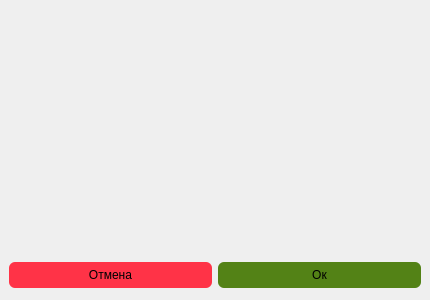
<?xml version="1.0" encoding="UTF-8"?>
<ui version="4.0">
 <class>Dialog</class>
 <widget class="QDialog" name="Dialog">
  <property name="geometry">
   <rect>
    <x>0</x>
    <y>0</y>
    <width>430</width>
    <height>300</height>
   </rect>
  </property>
  <property name="minimumSize">
   <size>
    <width>430</width>
    <height>300</height>
   </size>
  </property>
  <property name="maximumSize">
   <size>
    <width>430</width>
    <height>300</height>
   </size>
  </property>
  <property name="windowTitle">
   <string>Dialog</string>
  </property>
  <layout class="QVBoxLayout" name="verticalLayout">
   <property name="spacing">
    <number>0</number>
   </property>
   <property name="leftMargin">
    <number>0</number>
   </property>
   <property name="topMargin">
    <number>0</number>
   </property>
   <property name="rightMargin">
    <number>0</number>
   </property>
   <property name="bottomMargin">
    <number>0</number>
   </property>
   <item>
    <widget class="QFrame" name="frame">
     <property name="styleSheet">
      <string notr="true">border:none;</string>
     </property>
     <property name="frameShape">
      <enum>QFrame::Shape::StyledPanel</enum>
     </property>
     <property name="frameShadow">
      <enum>QFrame::Shadow::Raised</enum>
     </property>
     <layout class="QVBoxLayout" name="verticalLayout_2">
      <property name="spacing">
       <number>0</number>
      </property>
      <property name="leftMargin">
       <number>0</number>
      </property>
      <property name="topMargin">
       <number>0</number>
      </property>
      <property name="rightMargin">
       <number>0</number>
      </property>
      <property name="bottomMargin">
       <number>0</number>
      </property>
      <item>
       <widget class="QFrame" name="frame_2">
        <property name="styleSheet">
         <string notr="true">border:none;
</string>
        </property>
        <property name="frameShape">
         <enum>QFrame::Shape::StyledPanel</enum>
        </property>
        <property name="frameShadow">
         <enum>QFrame::Shadow::Raised</enum>
        </property>
        <layout class="QVBoxLayout" name="verticalLayout_3">
         <property name="spacing">
          <number>0</number>
         </property>
         <property name="leftMargin">
          <number>0</number>
         </property>
         <property name="topMargin">
          <number>0</number>
         </property>
         <property name="rightMargin">
          <number>0</number>
         </property>
         <property name="bottomMargin">
          <number>0</number>
         </property>
         <item>
          <widget class="QLabel" name="label">
           <property name="sizePolicy">
            <sizepolicy hsizetype="Expanding" vsizetype="Expanding">
             <horstretch>0</horstretch>
             <verstretch>0</verstretch>
            </sizepolicy>
           </property>
           <property name="text">
            <string/>
           </property>
           <property name="pixmap">
            <pixmap resource="../qrc/main.qrc">:/images/unsuccessful_delete.png</pixmap>
           </property>
           <property name="scaledContents">
            <bool>true</bool>
           </property>
          </widget>
         </item>
        </layout>
       </widget>
      </item>
      <item>
       <widget class="QFrame" name="frame_3">
        <property name="minimumSize">
         <size>
          <width>0</width>
          <height>50</height>
         </size>
        </property>
        <property name="maximumSize">
         <size>
          <width>16777215</width>
          <height>50</height>
         </size>
        </property>
        <property name="styleSheet">
         <string notr="true">border:none;</string>
        </property>
        <property name="frameShape">
         <enum>QFrame::Shape::StyledPanel</enum>
        </property>
        <property name="frameShadow">
         <enum>QFrame::Shadow::Raised</enum>
        </property>
        <layout class="QHBoxLayout" name="horizontalLayout">
         <item>
          <widget class="QPushButton" name="pushButton">
           <property name="styleSheet">
            <string notr="true">border:none;
background-color:rgb(255, 51, 71);
padding:6px;
border-radius:6px;</string>
           </property>
           <property name="text">
            <string>Отмена</string>
           </property>
          </widget>
         </item>
         <item>
          <widget class="QPushButton" name="pushButton_2">
           <property name="styleSheet">
            <string notr="true">border:none;
background-color:rgb(83, 130, 22);
padding:6px;
border-radius:6px;</string>
           </property>
           <property name="text">
            <string>Ок</string>
           </property>
          </widget>
         </item>
        </layout>
       </widget>
      </item>
     </layout>
    </widget>
   </item>
  </layout>
 </widget>
 <resources>
  <include location="../qrc/main.qrc"/>
  <include location="C:/msys64/mingw64/qrc/main.qrc"/>
 </resources>
 <connections/>
</ui>
